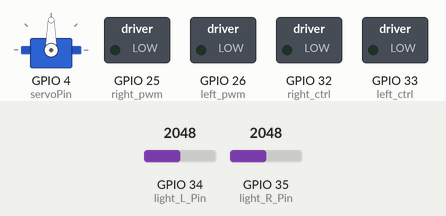
This sketch was run on a simulated ESP32. On the bench: servo, switched loads named in the sketch (green lamp = pin HIGH). The inputs (shaded band) are chosen by the test bench; at power-on: GPIO 34 (light_L_Pin) = 2048, GPIO 35 (light_R_Pin) = 2048. What the sketch prints to the serial monitor is not drawn.

Above: at 1.5 s.
1.6 s: GPIO 34 (light_L_Pin) set to 2973
3.1 s: GPIO 34 (light_L_Pin) set to 3042
At 3.9 s:
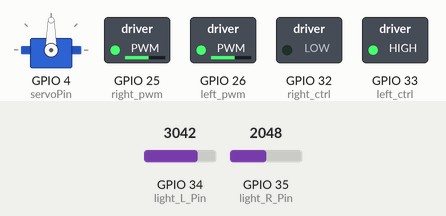
4.6 s: GPIO 35 (light_R_Pin) set to 2959
6.1 s: GPIO 35 (light_R_Pin) set to 3033
At 7.3 s:
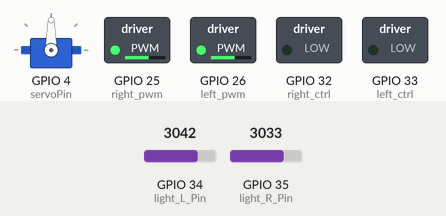
7.6 s: GPIO 34 (light_L_Pin) set to 2960
At 8.5 s:
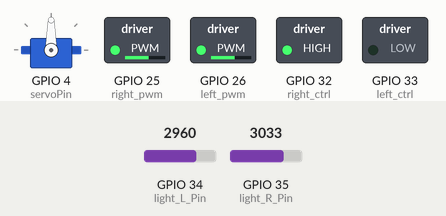
9.1 s: GPIO 34 (light_L_Pin) set to 3040
At 9.6 s:
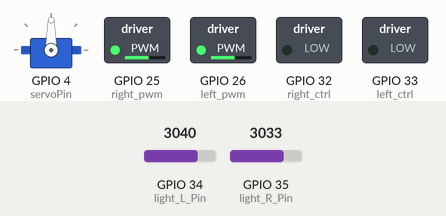
Timing chart, 0 to 11.6 s (numbered marks = the images above; inputs shaded):
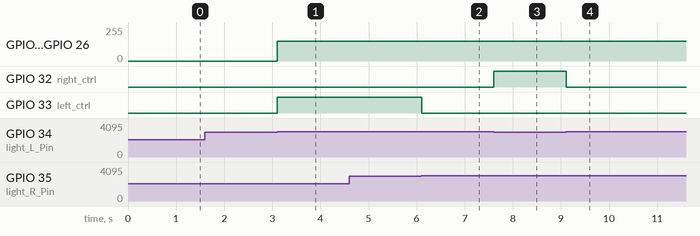

Measured:
- the behaviour switches between 3000 and 3001 on GPIO 34 (light_L_Pin) (found by bisection; images 0 and 1)
- the behaviour switches between 3000 and 3001 on GPIO 35 (light_R_Pin) (found by bisection; images 1 and 2)
- after the input at 3.1 s, GPIO 25 (right_pwm), GPIO 26 (left_pwm): 0/255 → 149/255 at once; GPIO 33 (left_ctrl): LOW → HIGH at once
- after the input at 6.1 s, GPIO 33 (left_ctrl): HIGH → LOW at once
- after the input at 7.6 s, GPIO 32 (right_ctrl): LOW → HIGH at once
- after the input at 9.1 s, GPIO 32 (right_ctrl): HIGH → LOW at once

The sketch:

Project_12_Light_Following_Car.ino
```cpp
//*************************************************************************************
/*
Project 12:Light Following Car
*/
#include <ESP32Servo.h>
//motor
#define left_ctrl  33  //define direction control pins of the left motor as gpio33
#define left_pwm  26   //define PWM control pins of the left motor as gpio26.
#define right_ctrl  32 //define direction control pins of the right motor as gpio32.
#define right_pwm  25  //define PWM control pins of the right motor as gpio25

//photoresistors
#define light_L_Pin  34   //define the pins of the left photoresistor as gpio34
#define light_R_Pin  35   //define the pins of the right photoresistor as gpio35
int left_light;
int right_light;

//servo
const int servoPin = 4;//set the pin of the servo to gpio4.
Servo myservo;  // create servo object to control a servo

void setup(){
  Serial.begin(115200); //set baud rate to 115200.
  pinMode(light_L_Pin, INPUT); //set pins of the left sensor to INPUT
  pinMode(light_R_Pin, INPUT); //set pins of the right sensor to INPUT

  pinMode(left_ctrl,OUTPUT); //set control pins of the left motor to OUTPUT
  ledcAttach(left_pwm, 1200, 8); //Set the frequency of left_pwm pin to 1200, PWM resolution to 8 that duty cycle is 256.
  pinMode(right_ctrl,OUTPUT);//set direction control pins of the right motor to OUTPUT..
  ledcAttach(right_pwm, 1200, 8); //Set the frequency of right_pwm pin to 1200, PWM resolution to 8 that duty cycle is 256.

  myservo.setPeriodHertz(50);           // standard 50 hz servo
  myservo.attach(servoPin, 500, 2500);  // attaches the servo on servoPin to the servo object.
  myservo.write(90);  // the initial angle of the servo is set to 90° .
  delay(300);
}

void loop(){
  left_light = analogRead(light_L_Pin);//Read the value of the left photoresistor
  right_light = analogRead(light_R_Pin);//Read the value of the right photoresistor
  Serial.print("left_light_value = ");
  Serial.println(left_light);
  Serial.print("right_light_value = ");
  Serial.println(right_light);
  if (left_light > 3000 && right_light > 3000) //detect ranges of left and right photoresistors
  {
    Car_front(); //go forward
  }
  else if (left_light > 3000 && right_light <= 3000)  //detect ranges of left and right photoresistors
  {
    Car_left(); //turn left
  }
  else if (left_light <= 3000 && right_light > 3000) //detect ranges of left and right photoresistors
  {
    Car_right(); //turn right
  }
  else  //
  {
    Car_Stop(); //stop
  }
}

void Car_front()
{
  digitalWrite(left_ctrl,LOW); //set direction control pins of the left motor to LOW.
  ledcWrite(left_pwm, 150); //the left motor outputs PWM 150
  digitalWrite(right_ctrl,LOW); //set control pins of the right motor to LOW.
  ledcWrite(right_pwm, 150); //the right motor outputs PWM 150
}
void Car_left()
{
  digitalWrite(left_ctrl,HIGH); //set direction control pins of the left motor to HIGH..
  ledcWrite(left_pwm, 150); //the left motor outputs PWM 150
  digitalWrite(right_ctrl,LOW); //set control pins of the right motor to LOW.
  ledcWrite(right_pwm, 150); //the right motor outputs PWM 150
}
void Car_right()
{
  digitalWrite(left_ctrl,LOW); //set direction control pins of the left motor to LOW.
  ledcWrite(left_pwm, 150); //the left motor outputs PWM 150
  digitalWrite(right_ctrl,HIGH); //set control pins of the right motor to HIGH..
  ledcWrite(right_pwm, 150); //the right motor outputs PWM 150
}
void Car_Stop()
{
  digitalWrite(left_ctrl,LOW);//set direction control pins of the left motor to LOW.
  ledcWrite(left_pwm, 0); //the left motor outputs PWM 0
  digitalWrite(right_ctrl,LOW);//set control pins of the right motor to LOW.
  ledcWrite(right_pwm, 0); //the right motor outputs PWM 0
}
//*************************************************************************************
```
